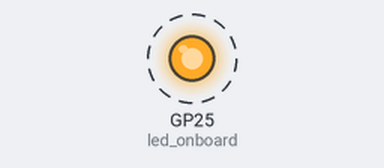
A program run on a simulated Raspberry Pi Pico running MicroPython. Shown: output pins drawn as LEDs (lit = HIGH). Dashed ring = blinking. What the program prints to the serial console is not drawn.

Above: at 0.5 s.
Timing chart, 0 to 4.6 s (numbered marks = the images above):
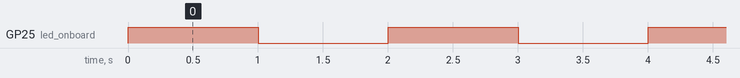

Measured:
- by itself, GP25 (led_onboard): alternates HIGH for 1.0 s and LOW for 1.0 s

The program:

blink.py
```python
# -------------------------------------------------------------
#
# Description:
#   Blinks the in-built LED
#
# IMPORTANT NOTE:
#   'RPi Pico' and 'RPi Pico W' has slightly different pinout.
#   And the in-built LED is addressed differently between these two
#
# -------------------------------------------------------------

import machine
import utime

led_onboard = machine.Pin("LED", machine.Pin.OUT)

while True:
    led_onboard.value(1)
    print('on')
    utime.sleep_ms(1000)

    led_onboard.value(0)
    print('off')
    utime.sleep_ms(1000)
```
